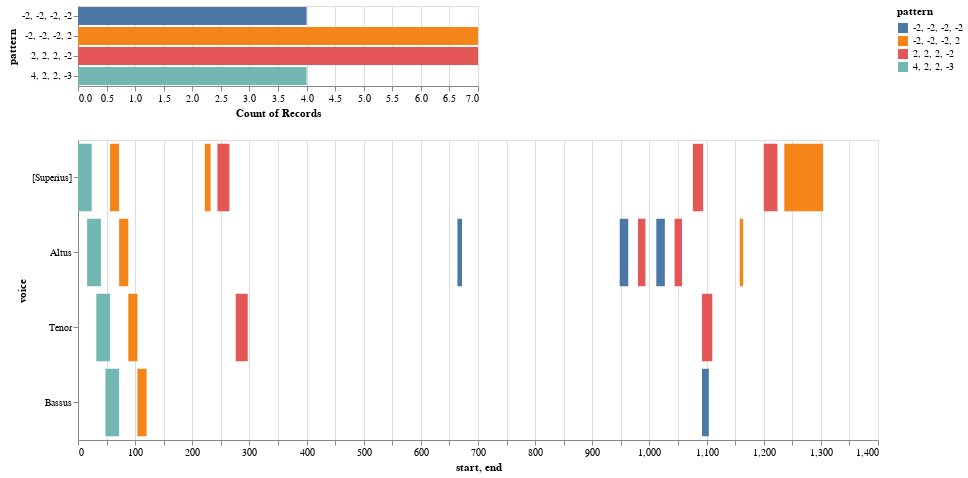

Write notebook code for a chart like this one.
### Markdown cell above
### Model Heatmap

### Code cell
## Use this for the Model Heatmap

nr = model.notes(combineUnisons=True) 
mel = model.melodic(df=nr, kind='d', compound=True, unit=0, end=False)
mel_ngrams = model.ngrams(df=mel, n=4)
entry_ngrams = model.entries(df=mel, n=4)
mel_ngrams_duration = model.durations(df=mel, n=4, mask_df=entry_ngrams)
viz.plot_ngrams_heatmap(entry_ngrams, mel_ngrams_duration, selected_patterns=shared_entries, voices=[])

### Figure 1 — Vega-Lite specification as saved in the notebook (floating-point values rounded to 4 significant figures)
{"config": {"view": {"continuousWidth": 400, "continuousHeight": 300}}, "vconcat": [{"mark": "bar", "encoding": {"color": {"type": "nominal", "field": "pattern"}, "opacity": {"condition": {"value": 1, "selection": "selector031"}, "value": 0.2}, "x": {"type": "nominal", "aggregate": "count", "field": "pattern"}, "y": {"type": "nominal", "field": "pattern"}}, "selection": {"selector031": {"type": "multi", "fields": ["pattern"]}}}, {"mark": "bar", "encoding": {"color": {"type": "nominal", "field": "pattern"}, "opacity": {"condition": {"value": 1, "selection": "selector031"}, "value": 0.2}, "tooltip": [{"type": "quantitative", "field": "start"}, {"type": "quantitative", "field": "end"}, {"type": "nominal", "field": "pattern"}], "x": {"type": "quantitative", "field": "start"}, "x2": {"field": "end"}, "y": {"type": "nominal", "field": "voice", "sort": null}}, "height": 300, "selection": {"selector031": {"type": "multi", "fields": ["pattern"]}}, "width": 800}], "data": {"name": "data-8c3cbc7415b7d5bff18a83f16adb4a7e"}, "$schema": "https://vega.github.io/schema/vega-lite/v4.8.1.json", "datasets": {"data-8c3cbc7415b7d5bff18a83f16adb4a7e": [{"start": 0.0, "voice": "[Superius]", "pattern": "4, 2, 2, -3", "end": 24.0}, {"start": 56.0, "voice": "[Superius]", "pattern": "-2, -2, -2, 2", "end": 72.0}, {"start": 222.0, "voice": "[Superius]", "pattern": "-2, -2, -2, 2", "end": 232.0}, {"start": 244.0, "voice": "[Superius]", "pattern": "2, 2, 2, -2", "end": 265.0}, {"start": 1076.0, "voice": "[Superius]", "pattern": "2, 2, 2, -2", "end": 1094.0}, {"start": 1200.0, "voice": "[Superius]", "pattern": "2, 2, 2, -2", "end": 1224.0}, {"start": 1236.0, "voice": "[Superius]", "pattern": "-2, -2, -2, 2", "end": 1304.0}, {"start": 16.0, "voice": "Altus", "pattern": "4, 2, 2, -3", "end": 40.0}, {"start": 72.0, "voice": "Altus", "pattern": "-2, -2, -2, 2", "end": 88.0}, {"start": 664.0, "voice": "Altus", "pattern": "-2, -2, -2, -2", "end": 672.0}, {"start": 948.0, "voice": "Altus", "pattern": "-2, -2, -2, -2", "end": 963.0}, {"start": 980.0, "voice": "Altus", "pattern": "2, 2, 2, -2", "end": 993.0}, {"start": 1012.0, "voice": "Altus", "pattern": "-2, -2, -2, -2", "end": 1027.0}, {"start": 1044.0, "voice": "Altus", "pattern": "2, 2, 2, -2", "end": 1057.0}, {"start": 1158.0, "voice": "Altus", "pattern": "-2, -2, -2, 2", "end": 1164.0}, {"start": 32.0, "voice": "Tenor", "pattern": "4, 2, 2, -3", "end": 56.0}, {"start": 88.0, "voice": "Tenor", "pattern": "-2, -2, -2, 2", "end": 104.0}, {"start": 276.0, "voice": "Tenor", "pattern": "2, 2, 2, -2", "end": 297.0}, {"start": 1092.0, "voice": "Tenor", "pattern": "2, 2, 2, -2", "end": 1110.0}, {"start": 48.0, "voice": "Bassus", "pattern": "4, 2, 2, -3", "end": 72.0}, {"start": 104.0, "voice": "Bassus", "pattern": "-2, -2, -2, 2", "end": 120.0}, {"start": 1092.0, "voice": "Bassus", "pattern": "-2, -2, -2, -2", "end": 1104.0}]}}
